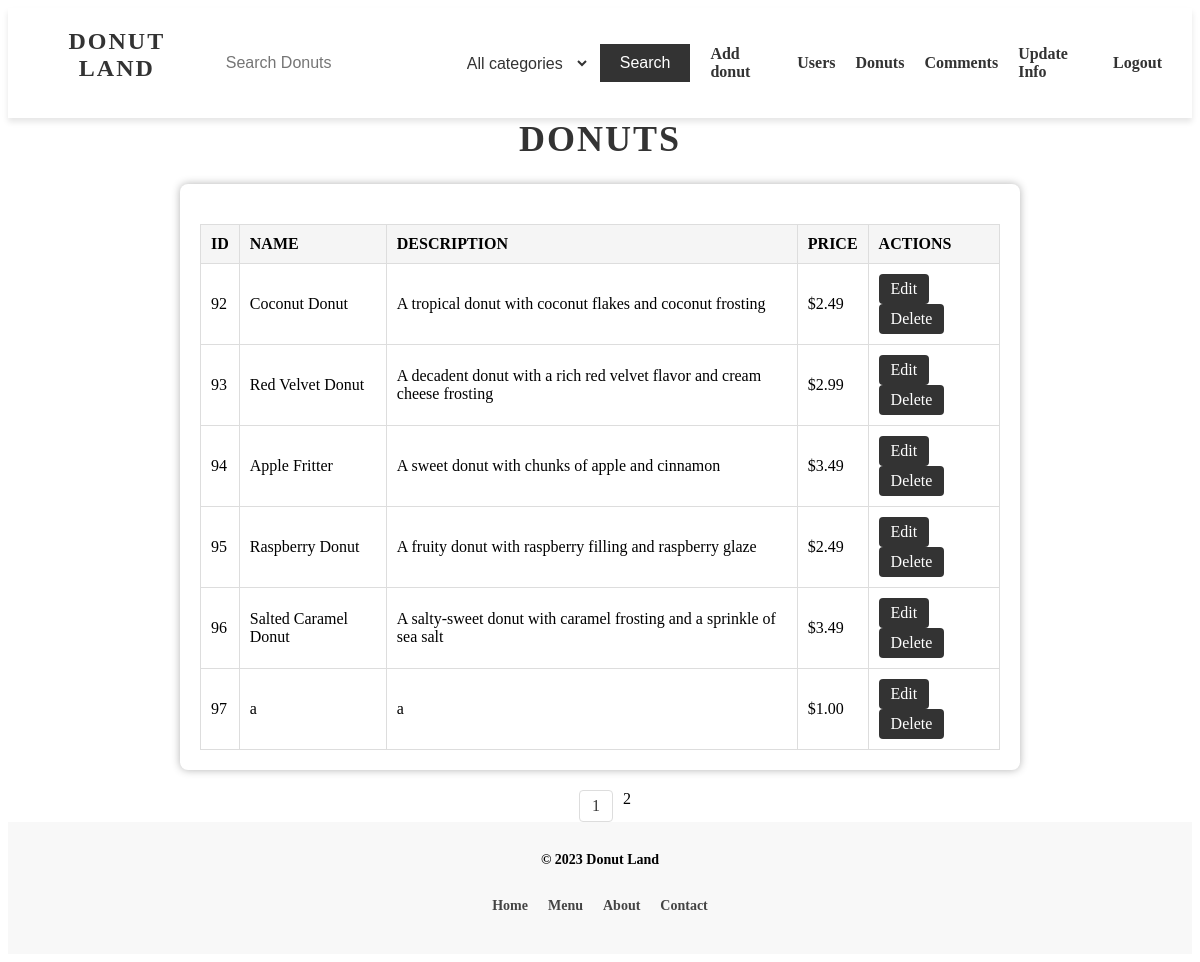
Page /admin/items.php?page=2 (signed in) on the earlier database version.
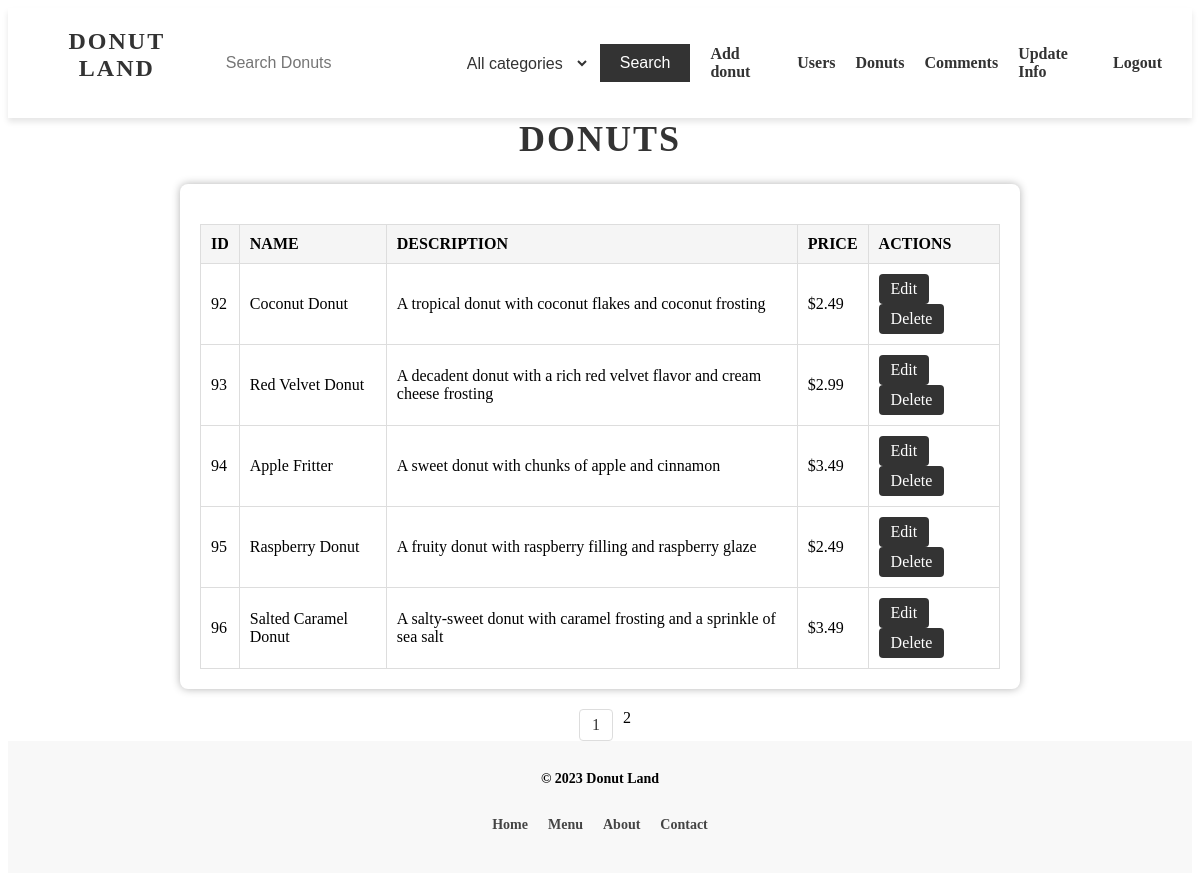
Same page on the later database version.
### tables this page shows
CREATE TABLE `items` (
  `id` int(11) NOT NULL,
  `name` varchar(30) NOT NULL,
  `description` varchar(300) NOT NULL,
  `price` decimal(10,2) NOT NULL,
  `image` varchar(100) DEFAULT NULL,
  `created_at` timestamp NOT NULL DEFAULT current_timestamp() ON UPDATE current_timestamp(),
  `updated_at` timestamp NOT NULL DEFAULT '0000-00-00 00:00:00',
  `category_id` int(11) NOT NULL
);

### admin/items.php (the view, shortened to what this page needs)
<!DOCTYPE html>
<html lang="en">
<head>
  <link rel="stylesheet" href="../styles/admin/item/items.css">
</head>
<body>
  <?php
    include '../header.php';
    require_once '../database/connect.php';
    if(isset($_GET['page']) && $_GET['page'] >= 1) {
      $page = htmlspecialchars($_GET['page'], ENT_QUOTES, 'UTF-8')  ?? 1;
    } else {
      $page = 1;
    }
    $limit = 10;
    $offset = ($page - 1) * $limit;
    $countSql = 'SELECT COUNT(*) FROM items';
    $countStmt = $pdo->prepare($countSql);
    $countStmt->execute();
    $totalDonuts = $countStmt->fetchColumn();
    $totalPages = ceil($totalDonuts / $limit);
    $sql = 'SELECT * FROM items LIMIT :limit OFFSET :offset';
    $stmt = $pdo->prepare($sql);
    $stmt->bindParam(':limit', $limit, PDO::PARAM_INT);
    $stmt->bindParam(':offset', $offset, PDO::PARAM_INT);
    $stmt->execute();
    $donuts = $stmt->fetchAll(PDO::FETCH_ASSOC);
  ?>
  <h1>Donuts</h1>
  <div class="table-container">
    <table class="table">
      <thead>
        <tr>
          <th>ID</th>
          <th>Name</th>
          <th>Description</th>
          <th>Price</th>
          <th>Actions</th>
        </tr>
      </thead>
      <tbody>
        <?php foreach ($donuts as $donut): ?>
          <tr>
            <td><?= $donut['id'] ?></td>
            <td><?= $donut['name'] ?></td>
            <td><?= $donut['description'] ?></td>
            <td>$<?= number_format($donut['price'], 2) ?></td>
            <td>
              <a href="./edit_item?id=<?= $donut['id'] ?>">Edit</a>
              <a href="../scripts/item/delete?id=<?= $donut['id'] ?>">Delete</a>
            </td>
          </tr>
        <?php endforeach ?>
      </tbody>
    </table>
  </div>
  <div class="pagination">
    <?php if ($totalPages > 1): ?>
      <?php for ($i = 1; $i <= $totalPages; $i++): ?>
        <?php if ($i == $page): ?>
          <span><?= $i ?></span>
        <?php else: ?>
          <a href="?page=<?= $i ?>"><?= $i ?></a>
        <?php endif ?>
      <?php endfor ?>
    <?php endif ?>
  </div>
  <?php require_once '../footer.php'; ?>
</body>
</html>

### header.php (shortened to what this page needs)
<!DOCTYPE html>
<html lang="en">
<head>
</head>
  <header>
    <h1 class="logo"><a href="/" >Donut Land</a></h1>
    <nav>
      <ul>
      <li>
        <form action="/search" method="GET">
          <input type="text" name="q" placeholder="Search Donuts">
          <select name="category">
          <option value="">All categories</option>
        </select>
          <button type="submit">Search</button>
        </form>
      </li>
      <?php if($_SESSION['role'] == "admin" || $_SESSION['role'] == "user") { ?>
        <li class="nav-links">
          <a href="/item/create">Add donut</a>
        </li>
          <li  class="nav-links">
            <a href="/admin/users">Users</a>
          </li>
          <li class="nav-links">
            <a href="/admin/items">Donuts</a>
          </li>
          <li  class="nav-links">
            <a href="/admin/comments">Comments</a>
          </li>
        <?php } ?>
        <?php if(isset($_SESSION["name"])){ ?>
          <li class="nav-links"><a href="/auth/update_user">Update Info</a></li>
          <li class="nav-links"><a href="/scripts/auth/logout">Logout</a></li>
          <?php } else {?>
            <li class="nav-links"><a href="/auth/signup">Sign Up</a></li>
            <li class="nav-links"><a href="/auth/login">Login</a></li>
          <?php } ?>
      </ul>
    </nav>
  </header>
</body>
</html>

### footer.php (shortened to what this page needs)
<!DOCTYPE html>
<html lang="en">
<head>
</head>
<body>
  <footer>
    <p>&copy; 2023 Donut Land</p>
    <nav>
      <a href="/">Home</a>
      <a href="/item/items">Menu</a>
      <a href="/about">About</a>
      <a href="#">Contact</a>
    </nav>
  </footer>
</body>
</html>

### styles/admin/item/items.css (style rules this page uses)
.table-container { max-width: 800px; margin: 0 auto; padding: 20px; background-color: #fff; border-radius: 8px; box-shadow: 0px 0px 8px rgba(0, 0, 0, 0.3); }
h1 { margin-top: 0; font-size: 36px; font-weight: bold; text-align: center; text-transform: uppercase; letter-spacing: 2px; color: #333; }
.table { margin-top: 20px; width: 100%; border-collapse: collapse; }
.table th, .table td { padding: 10px; border: 1px solid #ddd; }
.table th { background-color: #f5f5f5; font-weight: bold; text-align: left; text-transform: uppercase; }
.table td { vertical-align: middle; }
.table td a { display: inline-block; padding: 6px 12px; background-color: #333; color: #fff; text-decoration: none; border-radius: 4px; transition: background-color 0.3s ease; }
.pagination { margin-top: 20px; display: flex; justify-content: center; }
.pagination a { display: inline-block; margin: 0 10px; padding: 6px 12px; background-color: #fff; color: #333; text-decoration: none; border: 1px solid #ddd; border-radius: 4px; transition: background-color 0.3s ease; }

### header.php (style rules this page uses)
header { display: flex; justify-content: space-between; align-items: center; padding: 20px; background-color: #fff; box-shadow: 0 4px 6px rgba(0,0,0,.1); }
.logo { font-size: 24px; }
.logo a { color: #333; text-decoration: none; }
nav ul { align-items: center; display: flex; list-style: none; margin: 0; padding: 0; }
nav li { margin: 0 10px; }
nav li a { color: #333; text-decoration: none; font-weight: bold; transition: all 0.3s ease; }
header form { display: flex; align-items: center; }
header form input[type="text"] { border: none; padding: 10px; font-size: 16px; margin-right: 10px; }
header form select { border: none; padding: 10px; font-size: 16px; margin-right: 10px; background-color: #fff; color: #333; }
header form button { background-color: #333; color: #fff; border: none; padding: 10px 20px; font-size: 16px; cursor: pointer; }

### footer.php (style rules this page uses)
footer { position: relative; background-color: #F8F8F8; padding: 30px 0; display: flex; flex-direction: column; align-items: center; font-size: 14px; font-weight: 600; }
footer p { margin: 0; }
footer nav { display: flex; flex-wrap: wrap; justify-content: center; margin-top: 20px; }
footer nav a { color: #444; text-decoration: none; margin: 10px; }

Differences in the rows shown:
removed items: id "97", name "a", description "a", price "1.00"
